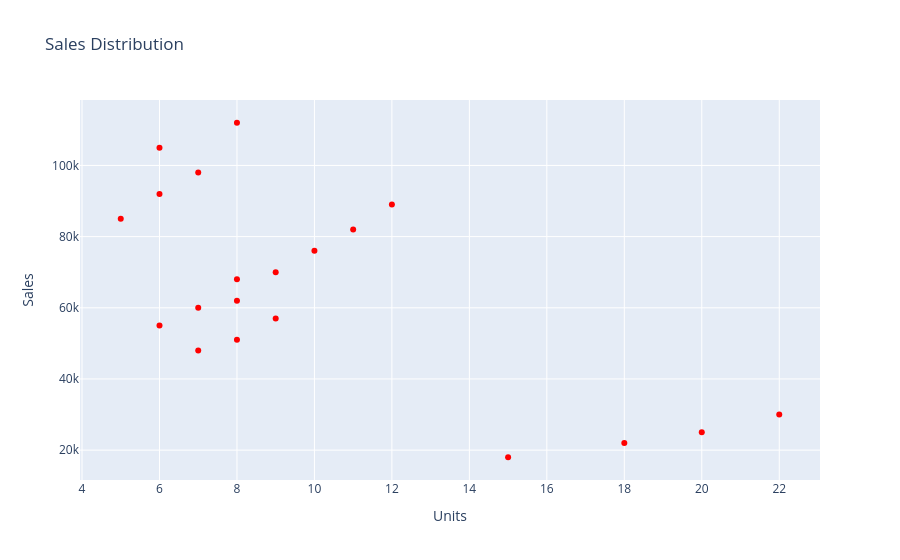

This figure's notebook cell:
### Code cell
fig = px.scatter(
    df,
    x="Units",
    y="Sales",
    title="Sales Distribution"
)

fig.update_traces(
    marker=dict(color="red")
)

fig.show()

### Figure 1 — Plotly figure (JSON) as saved in the notebook; plotly's stock layout.template omitted (floating-point values rounded to 4 significant figures)
{"data": [{"hovertemplate": "Units=%{x}<br>Sales=%{y}<extra></extra>", "legendgroup": "", "marker": {"color": "red", "symbol": "circle"}, "mode": "markers", "name": "", "orientation": "v", "showlegend": false, "type": "scatter", "x": [5, 8, 15, 6, 7, 9, 6, 7, 18, 8, 10, 7, 6, 20, 11, 9, 8, 8, 12, 22], "xaxis": "x", "y": [85000, 62000, 18000, 92000, 48000, 70000, 55000, 98000, 22000, 51000, 76000, 60000, 105000, 25000, 82000, 57000, 112000, 68000, 89000, 30000], "yaxis": "y"}], "layout": {"legend": {"tracegroupgap": 0}, "title": {"text": "Sales Distribution"}, "xaxis": {"anchor": "y", "domain": [0, 1], "title": {"text": "Units"}}, "yaxis": {"anchor": "x", "domain": [0, 1], "title": {"text": "Sales"}}}}
